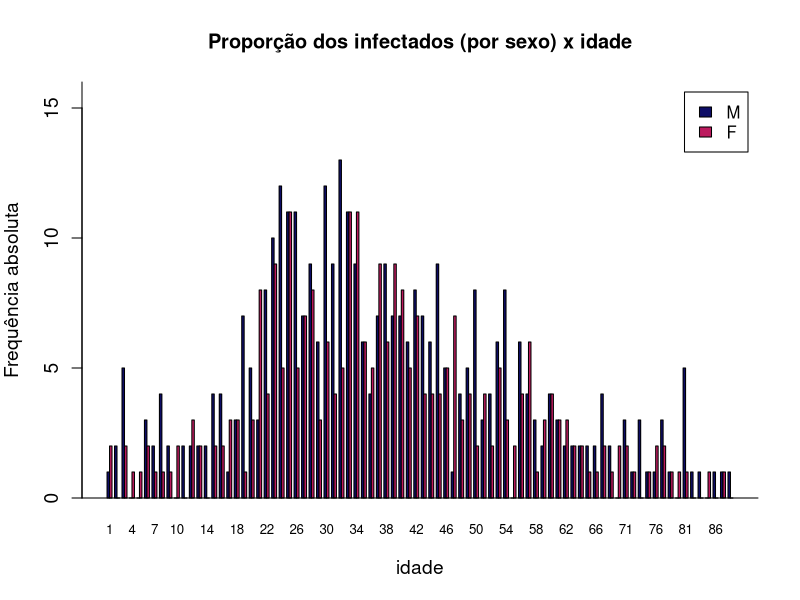

Here is the R script that generated this plot:
dados_covid_craibas <- read.csv("DadosCovidCraibas.csv")

# variaveis <- xtabs(~sexo + situacao_atual, data = dados_covid_craibas)

# # Gráfico de barras empilhadas:
# barplot(variaveis,
#         cex.names = 0.8,
#         col = c("#0e0d66", "#bc1a5e"),
#         ylab = "Frequência absoluta",
#         xlab = "Situação atual",
#         cex.axis = 1.15,
#         main = "Proporção dos infectados (por sexo) em cada situação",
#         cex.lab = 1.15,
#         bty = "n",
#         legend.text = c("M", "F"),
#         ylim = c(0, 700))
# box(bty = "L")

# # Gráfico de barras lado a lado:
# barplot(variaveis,
#         beside = TRUE,
#         cex.names = 0.8,
#         col = c("#0e0d66", "#bc1a5e"),
#         ylab = "Frequência absoluta",
#         xlab = "Situação atual",
#         cex.axis = 1.15,
#         main = "Proporção dos infectados (por sexo) em cada situação",
#         cex.lab = 1.15,
#         bty = "n",
#         legend.text = c("M", "F"),
#         ylim = c(0, 700))
# box(bty = "L")

# # Gráfico de barras empilhadas relativas
# u <- variaveis %*% diag(1 / colSums(variaveis))
# colnames(u) <- colnames(variaveis)

# barplot(u,
#         beside = FALSE,
#         xlab = "Situação atual",
#         ylab = "Frequência relativa",
#         main = "Proporção dos infectados (por sexo) em cada situação",
#         cex.lab = 1.15,
#         col = c("#0e0d66", "#bc1a5e"))
# box(bty = "L")


variaveis <- xtabs(~sexo + idade, data = dados_covid_craibas)

# Gráfico de barras lado a lado:
barplot(variaveis,
        beside = TRUE,
        cex.names = 0.8,
        col = c("#0e0d66", "#bc1a5e"),
        ylab = "Frequência absoluta",
        xlab = "idade",
        cex.axis = 1.15,
        main = "Proporção dos infectados (por sexo) x idade",
        cex.lab = 1.15,
        bty = "n",
        legend.text = c("M", "F"),
        ylim = c(0, 16))
box(bty = "L")

